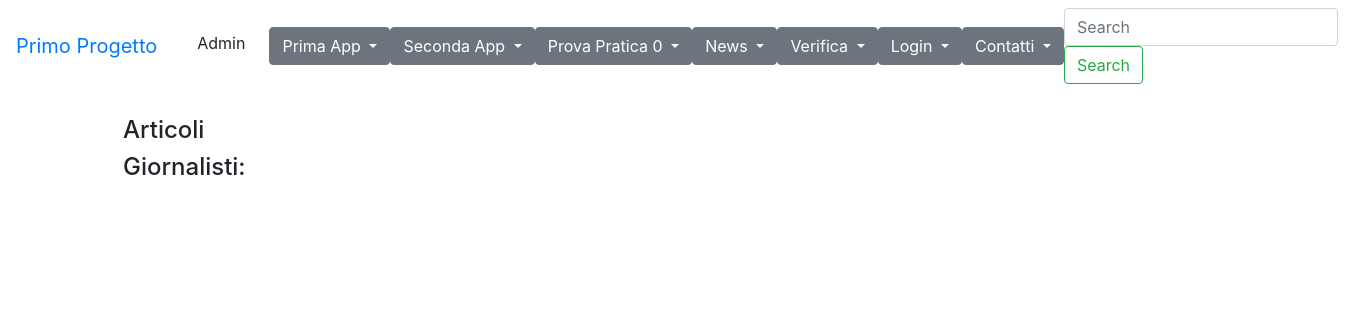
Before: /news/ with the older database file.
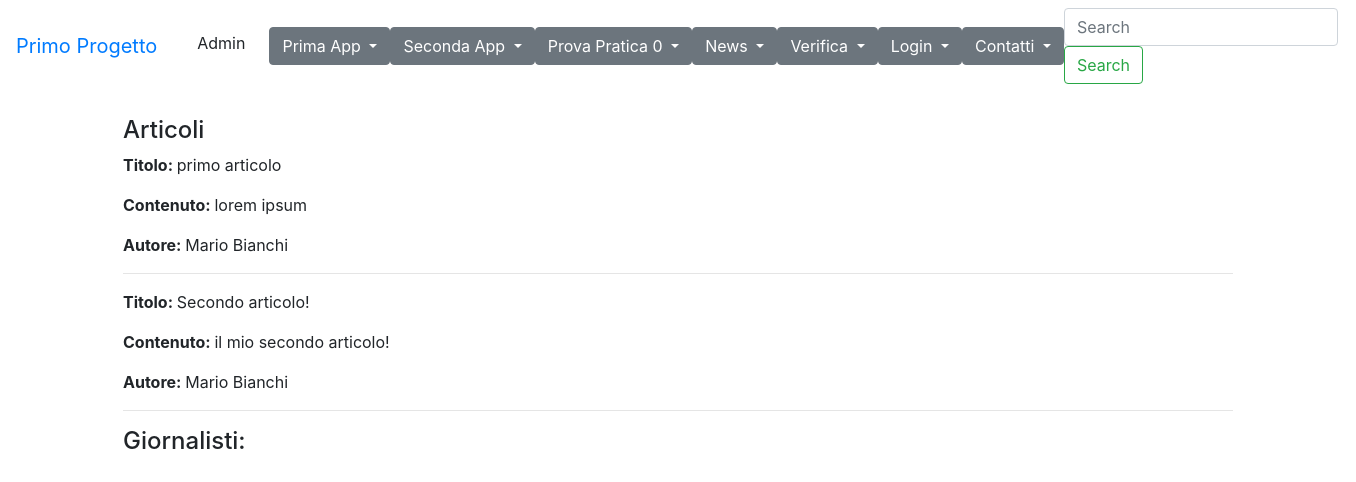
After: the same page with the newer database file.
### news/models.py (models this page shows)
class Articolo(models.Model):
    titolo = models.CharField(max_length=100)
    contenuto = models.TextField()
    giornalista = models.ForeignKey(Giornalista, on_delete=models.CASCADE, related_name="articoli")
    def __str__(self):
        return self.titolo

class Giornalista(models.Model):
    nome = models.CharField(max_length=20)
    cognome = models.CharField(max_length=20)
    def __str__(self):
        return self.nome + " " + self.cognome

### news/views.py (the view)
# urls.py: path('', home, name="articoli"),
def home (request):
    articoli = Articolo.objects.all()
    giornalisti = Giornalista.objects.all()
    context = {"articoli": articoli, "giornaisti": giornalisti}
    print(context)
    return render(request, "articoli.html", context)

### news/templates/articoli.html (shortened to what this page needs)
{% extends 'base.html' %}
{%block content%}
<h4>Articoli</h4>
    {% for articolo in articoli %}
        <p><strong>Titolo: </strong>{{ articolo.titolo }}</p>
        <p><strong>Contenuto: </strong> {{ articolo.contenuto }}</p>
        <p><strong>Autore: </strong> {{ articolo.giornalista }}</p>
        <hr>
    {% endfor %}
<h4>Giornalisti: </h4>
{% endblock content %}

### primo_progetto/templates/base.html (shortened to what this page needs)
{%load static%}
<!DOCTYPE html>
<html lang="en">
  <head>
    <link rel="stylesheet" href="https://cdn.jsdelivr.net/npm/bootstrap@4.5.3/dist/css/bootstrap.min.css">
  </head>
  <body>
    <nav class="navbar navbar-expand-lg navbar-orange bg-orange">
        <a class="navbar-brand" href="{% url 'index_generale'%}">Primo Progetto</a>
        <div class="collapse navbar-collapse" id="navbarSupportedContent">
          <ul class="navbar-nav mr-auto">
        <a class="dropdown-item" href="/admin">Admin</a>
        <div class="dropdown">
          <button class="btn btn-secondary dropdown-toggle" type="button" id="dropdownMenuButton" data-toggle="dropdown" aria-haspopup="true" aria-expanded="false">
            Prima App
          </button>
        </div>
        <div class="dropdown">
          <button class="btn btn-secondary dropdown-toggle" type="button" id="dropdownMenuButton" data-toggle="dropdown" aria-haspopup="true" aria-expanded="false">
            Seconda App
          </button>
        </div>
        <div class="dropdown">
          <button class="btn btn-secondary dropdown-toggle" type="button" id="dropdownMenuButton" data-toggle="dropdown" aria-haspopup="true" aria-expanded="false">
            Prova Pratica 0
          </button>
        </div>
        <div class="dropdown">
          <button class="btn btn-secondary dropdown-toggle" type="button" id="dropdownMenuButton" data-toggle="dropdown" aria-haspopup="true" aria-expanded="false">
            News
          </button>
        </div>
        <div class="dropdown">
          <button class="btn btn-secondary dropdown-toggle" type="button" id="dropdownMenuButton" data-toggle="dropdown" aria-haspopup="true" aria-expanded="false">
            Verifica
          </button>
        </div>
        <div class="dropdown">
          <button class="btn btn-secondary dropdown-toggle" type="button" id="dropdownMenuButton" data-toggle="dropdown" aria-haspopup="true" aria-expanded="false">
            Login
          </button>
        </div>
        <div class="dropdown">
          <button class="btn btn-secondary dropdown-toggle" type="button" id="dropdownMenuButton" data-toggle="dropdown" aria-haspopup="true" aria-expanded="false">
            Contatti
          </button>
        </div>
        </ul>
        <form class="form-inline my-2 my-lg-0">
          <input class="form-control mr-sm-2" type="search" placeholder="Search" aria-label="Search">
          <button class="btn btn-outline-success my-2 my-sm-0" type="submit">Search</button>
        </form>
        </div>
      </nav>
    <div class="container my-4">
        {%block content%}
        {%endblock content%}
    </div>
  </body>
</html>
</body>
</html>

Changed rows visible on the page:
added Articolo: titolo "primo articolo", contenuto "lorem ipsum", giornalista "Mario Bianchi"
added Articolo: titolo "Secondo articolo!", contenuto "il mio secondo articolo!", giornalista "Mario Bianchi"
